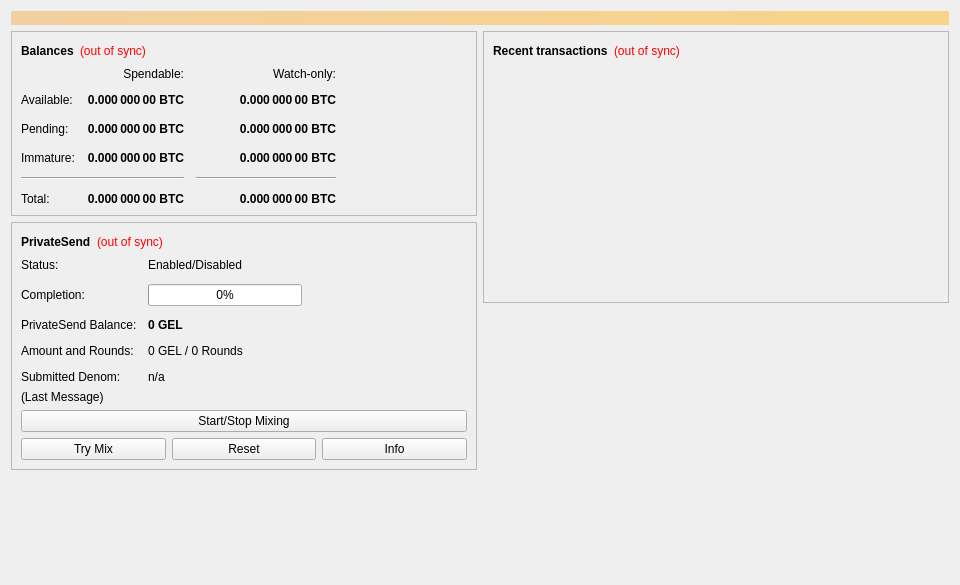
<?xml version="1.0" encoding="UTF-8"?>
<ui version="4.0">
 <class>OverviewPage</class>
 <widget class="QWidget" name="OverviewPage">
  <property name="geometry">
   <rect>
    <x>0</x>
    <y>0</y>
    <width>960</width>
    <height>585</height>
   </rect>
  </property>
  <property name="minimumSize">
   <size>
    <width>960</width>
    <height>0</height>
   </size>
  </property>
  <property name="windowTitle">
   <string>Form</string>
  </property>
  <layout class="QVBoxLayout" name="topLayout">
   <item>
    <widget class="QLabel" name="labelAlerts">
     <property name="visible">
      <bool>false</bool>
     </property>
     <property name="styleSheet">
      <string notr="true">QLabel { background-color: qlineargradient(x1: 0, y1: 0, x2: 1, y2: 0, stop:0 #F0D0A0, stop:1 #F8D488); color:#000000; }</string>
     </property>
     <property name="wordWrap">
      <bool>true</bool>
     </property>
     <property name="margin">
      <number>3</number>
     </property>
     <property name="textInteractionFlags">
      <set>Qt::TextSelectableByMouse</set>
     </property>
    </widget>
   </item>
   <item>
    <layout class="QHBoxLayout" name="horizontalLayout" stretch="1,1">
     <item>
      <layout class="QVBoxLayout" name="verticalLayout_2">
       <item>
        <widget class="QFrame" name="frame">
         <property name="frameShape">
          <enum>QFrame::StyledPanel</enum>
         </property>
         <property name="frameShadow">
          <enum>QFrame::Raised</enum>
         </property>
         <layout class="QVBoxLayout" name="verticalLayout_4">
          <item>
           <layout class="QHBoxLayout" name="horizontalLayout_4">
            <item>
             <widget class="QLabel" name="label_5">
              <property name="font">
               <font>
                <weight>75</weight>
                <bold>true</bold>
               </font>
              </property>
              <property name="text">
               <string>Balances</string>
              </property>
             </widget>
            </item>
            <item>
             <widget class="QLabel" name="labelWalletStatus">
              <property name="toolTip">
               <string>The displayed information may be out of date. Your wallet automatically synchronizes with the GelCoin network after a connection is established, but this process has not completed yet.</string>
              </property>
              <property name="styleSheet">
               <string notr="true">QLabel { color: red; }</string>
              </property>
              <property name="text">
               <string notr="true">(out of sync)</string>
              </property>
              <property name="alignment">
               <set>Qt::AlignLeading|Qt::AlignLeft|Qt::AlignVCenter</set>
              </property>
             </widget>
            </item>
            <item>
             <spacer name="horizontalSpacer_3">
              <property name="orientation">
               <enum>Qt::Horizontal</enum>
              </property>
              <property name="sizeHint" stdset="0">
               <size>
                <width>40</width>
                <height>20</height>
               </size>
              </property>
             </spacer>
            </item>
           </layout>
          </item>
          <item>
           <layout class="QGridLayout" name="gridLayout">
            <property name="spacing">
             <number>12</number>
            </property>
            <item row="2" column="2">
             <widget class="QLabel" name="labelWatchPending">
              <property name="font">
               <font>
                <weight>75</weight>
                <bold>true</bold>
               </font>
              </property>
              <property name="cursor">
               <cursorShape>IBeamCursor</cursorShape>
              </property>
              <property name="toolTip">
               <string>Unconfirmed transactions to watch-only addresses</string>
              </property>
              <property name="text">
               <string notr="true">0.000 000 00 BTC</string>
              </property>
              <property name="alignment">
               <set>Qt::AlignRight|Qt::AlignTrailing|Qt::AlignVCenter</set>
              </property>
              <property name="textInteractionFlags">
               <set>Qt::LinksAccessibleByMouse|Qt::TextSelectableByKeyboard|Qt::TextSelectableByMouse</set>
              </property>
             </widget>
            </item>
            <item row="2" column="1">
             <widget class="QLabel" name="labelUnconfirmed">
              <property name="font">
               <font>
                <weight>75</weight>
                <bold>true</bold>
               </font>
              </property>
              <property name="cursor">
               <cursorShape>IBeamCursor</cursorShape>
              </property>
              <property name="toolTip">
               <string>Total of transactions that have yet to be confirmed, and do not yet count toward the spendable balance</string>
              </property>
              <property name="text">
               <string notr="true">0.000 000 00 BTC</string>
              </property>
              <property name="alignment">
               <set>Qt::AlignRight|Qt::AlignTrailing|Qt::AlignVCenter</set>
              </property>
              <property name="textInteractionFlags">
               <set>Qt::LinksAccessibleByMouse|Qt::TextSelectableByKeyboard|Qt::TextSelectableByMouse</set>
              </property>
             </widget>
            </item>
            <item row="3" column="2">
             <widget class="QLabel" name="labelWatchImmature">
              <property name="font">
               <font>
                <weight>75</weight>
                <bold>true</bold>
               </font>
              </property>
              <property name="cursor">
               <cursorShape>IBeamCursor</cursorShape>
              </property>
              <property name="toolTip">
               <string>Mined balance in watch-only addresses that has not yet matured</string>
              </property>
              <property name="text">
               <string notr="true">0.000 000 00 BTC</string>
              </property>
              <property name="alignment">
               <set>Qt::AlignRight|Qt::AlignTrailing|Qt::AlignVCenter</set>
              </property>
              <property name="textInteractionFlags">
               <set>Qt::LinksAccessibleByMouse|Qt::TextSelectableByKeyboard|Qt::TextSelectableByMouse</set>
              </property>
             </widget>
            </item>
            <item row="4" column="0" colspan="2">
             <widget class="Line" name="lineSpendableBalance">
              <property name="orientation">
               <enum>Qt::Horizontal</enum>
              </property>
             </widget>
            </item>
            <item row="4" column="2">
             <widget class="Line" name="lineWatchBalance">
              <property name="sizePolicy">
               <sizepolicy hsizetype="Preferred" vsizetype="Fixed">
                <horstretch>0</horstretch>
                <verstretch>0</verstretch>
               </sizepolicy>
              </property>
              <property name="minimumSize">
               <size>
                <width>140</width>
                <height>0</height>
               </size>
              </property>
              <property name="orientation">
               <enum>Qt::Horizontal</enum>
              </property>
             </widget>
            </item>
            <item row="5" column="0">
             <widget class="QLabel" name="labelTotalText">
              <property name="text">
               <string>Total:</string>
              </property>
             </widget>
            </item>
            <item row="3" column="1">
             <widget class="QLabel" name="labelImmature">
              <property name="font">
               <font>
                <weight>75</weight>
                <bold>true</bold>
               </font>
              </property>
              <property name="cursor">
               <cursorShape>IBeamCursor</cursorShape>
              </property>
              <property name="toolTip">
               <string>Mined balance that has not yet matured</string>
              </property>
              <property name="text">
               <string notr="true">0.000 000 00 BTC</string>
              </property>
              <property name="alignment">
               <set>Qt::AlignRight|Qt::AlignTrailing|Qt::AlignVCenter</set>
              </property>
              <property name="textInteractionFlags">
               <set>Qt::LinksAccessibleByMouse|Qt::TextSelectableByKeyboard|Qt::TextSelectableByMouse</set>
              </property>
             </widget>
            </item>
            <item row="2" column="3">
             <spacer name="horizontalSpacer_2">
              <property name="orientation">
               <enum>Qt::Horizontal</enum>
              </property>
              <property name="sizeHint" stdset="0">
               <size>
                <width>40</width>
                <height>20</height>
               </size>
              </property>
             </spacer>
            </item>
            <item row="3" column="0">
             <widget class="QLabel" name="labelImmatureText">
              <property name="text">
               <string>Immature:</string>
              </property>
             </widget>
            </item>
            <item row="5" column="1">
             <widget class="QLabel" name="labelTotal">
              <property name="font">
               <font>
                <weight>75</weight>
                <bold>true</bold>
               </font>
              </property>
              <property name="cursor">
               <cursorShape>IBeamCursor</cursorShape>
              </property>
              <property name="toolTip">
               <string>Your current total balance</string>
              </property>
              <property name="text">
               <string notr="true">0.000 000 00 BTC</string>
              </property>
              <property name="alignment">
               <set>Qt::AlignRight|Qt::AlignTrailing|Qt::AlignVCenter</set>
              </property>
              <property name="textInteractionFlags">
               <set>Qt::LinksAccessibleByMouse|Qt::TextSelectableByKeyboard|Qt::TextSelectableByMouse</set>
              </property>
             </widget>
            </item>
            <item row="5" column="2">
             <widget class="QLabel" name="labelWatchTotal">
              <property name="font">
               <font>
                <weight>75</weight>
                <bold>true</bold>
               </font>
              </property>
              <property name="cursor">
               <cursorShape>IBeamCursor</cursorShape>
              </property>
              <property name="toolTip">
               <string>Current total balance in watch-only addresses</string>
              </property>
              <property name="text">
               <string notr="true">0.000 000 00 BTC</string>
              </property>
              <property name="alignment">
               <set>Qt::AlignRight|Qt::AlignTrailing|Qt::AlignVCenter</set>
              </property>
              <property name="textInteractionFlags">
               <set>Qt::LinksAccessibleByMouse|Qt::TextSelectableByKeyboard|Qt::TextSelectableByMouse</set>
              </property>
             </widget>
            </item>
            <item row="0" column="2">
             <widget class="QLabel" name="labelWatchonly">
              <property name="text">
               <string>Watch-only:</string>
              </property>
              <property name="alignment">
               <set>Qt::AlignRight|Qt::AlignTrailing|Qt::AlignVCenter</set>
              </property>
             </widget>
            </item>
            <item row="1" column="0">
             <widget class="QLabel" name="labelBalanceText">
              <property name="text">
               <string>Available:</string>
              </property>
             </widget>
            </item>
            <item row="1" column="1">
             <widget class="QLabel" name="labelBalance">
              <property name="font">
               <font>
                <weight>75</weight>
                <bold>true</bold>
               </font>
              </property>
              <property name="cursor">
               <cursorShape>IBeamCursor</cursorShape>
              </property>
              <property name="toolTip">
               <string>Your current spendable balance</string>
              </property>
              <property name="text">
               <string notr="true">0.000 000 00 BTC</string>
              </property>
              <property name="alignment">
               <set>Qt::AlignRight|Qt::AlignTrailing|Qt::AlignVCenter</set>
              </property>
              <property name="textInteractionFlags">
               <set>Qt::LinksAccessibleByMouse|Qt::TextSelectableByKeyboard|Qt::TextSelectableByMouse</set>
              </property>
             </widget>
            </item>
            <item row="1" column="2">
             <widget class="QLabel" name="labelWatchAvailable">
              <property name="font">
               <font>
                <weight>75</weight>
                <bold>true</bold>
               </font>
              </property>
              <property name="cursor">
               <cursorShape>IBeamCursor</cursorShape>
              </property>
              <property name="toolTip">
               <string>Your current balance in watch-only addresses</string>
              </property>
              <property name="text">
               <string notr="true">0.000 000 00 BTC</string>
              </property>
              <property name="alignment">
               <set>Qt::AlignRight|Qt::AlignTrailing|Qt::AlignVCenter</set>
              </property>
              <property name="textInteractionFlags">
               <set>Qt::LinksAccessibleByMouse|Qt::TextSelectableByKeyboard|Qt::TextSelectableByMouse</set>
              </property>
             </widget>
            </item>
            <item row="2" column="0">
             <widget class="QLabel" name="labelPendingText">
              <property name="text">
               <string>Pending:</string>
              </property>
             </widget>
            </item>
            <item row="0" column="1">
             <widget class="QLabel" name="labelSpendable">
              <property name="text">
               <string>Spendable:</string>
              </property>
              <property name="alignment">
               <set>Qt::AlignRight|Qt::AlignTrailing|Qt::AlignVCenter</set>
              </property>
             </widget>
            </item>
           </layout>
          </item>
         </layout>
        </widget>
       </item>
       <item>
        <widget class="QFrame" name="framePrivateSend">
         <property name="layoutDirection">
          <enum>Qt::LeftToRight</enum>
         </property>
         <property name="frameShape">
          <enum>QFrame::StyledPanel</enum>
         </property>
         <property name="frameShadow">
          <enum>QFrame::Raised</enum>
         </property>
         <layout class="QVBoxLayout" name="VerticalLayout_PS1">
          <item>
           <layout class="QHBoxLayout" name="horizontalLayout_5">
            <item>
             <widget class="QLabel" name="labelPrivateSendHeader">
              <property name="font">
               <font>
                <weight>75</weight>
                <bold>true</bold>
               </font>
              </property>
              <property name="text">
               <string>PrivateSend</string>
              </property>
             </widget>
            </item>
            <item>
             <widget class="QLabel" name="labelPrivateSendSyncStatus">
              <property name="toolTip">
               <string>The displayed information may be out of date. Your wallet automatically synchronizes with the GelCoin network after a connection is established, but this process has not completed yet.</string>
              </property>
              <property name="styleSheet">
               <string notr="true">QLabel { color: red; }</string>
              </property>
              <property name="text">
               <string notr="true">(out of sync)</string>
              </property>
              <property name="alignment">
               <set>Qt::AlignLeading|Qt::AlignLeft|Qt::AlignVCenter</set>
              </property>
             </widget>
            </item>
            <item>
             <spacer name="horizontalSpacer_4">
              <property name="orientation">
               <enum>Qt::Horizontal</enum>
              </property>
              <property name="sizeHint" stdset="0">
               <size>
                <width>40</width>
                <height>20</height>
               </size>
              </property>
             </spacer>
            </item>
           </layout>
          </item>
          <item>
           <layout class="QFormLayout" name="privateSendFormLayout">
            <property name="fieldGrowthPolicy">
             <enum>QFormLayout::AllNonFixedFieldsGrow</enum>
            </property>
            <property name="horizontalSpacing">
             <number>11</number>
            </property>
            <property name="verticalSpacing">
             <number>12</number>
            </property>
            <item row="0" column="0">
             <widget class="QLabel" name="labelPrivateSendEnabledText">
              <property name="text">
               <string>Status:</string>
              </property>
             </widget>
            </item>
            <item row="0" column="1">
             <widget class="QLabel" name="labelPrivateSendEnabled">
              <property name="text">
               <string>Enabled/Disabled</string>
              </property>
             </widget>
            </item>
            <item row="1" column="0">
             <widget class="QLabel" name="labelCompletitionText">
              <property name="text">
               <string>Completion:</string>
              </property>
             </widget>
            </item>
            <item row="1" column="1">
             <widget class="QProgressBar" name="privateSendProgress">
              <property name="maximumSize">
               <size>
                <width>154</width>
                <height>16777215</height>
               </size>
              </property>
              <property name="value">
               <number>0</number>
              </property>
             </widget>
            </item>
            <item row="2" column="0">
             <widget class="QLabel" name="labelAnonymizedText">
              <property name="text">
               <string>PrivateSend Balance:</string>
              </property>
             </widget>
            </item>
            <item row="2" column="1">
             <widget class="QLabel" name="labelAnonymized">
              <property name="font">
               <font>
                <weight>75</weight>
                <bold>true</bold>
               </font>
              </property>
              <property name="text">
               <string notr="true">0 GEL</string>
              </property>
             </widget>
            </item>
            <item row="3" column="0">
             <widget class="QLabel" name="labelAmountAndRoundsText">
              <property name="text">
               <string>Amount and Rounds:</string>
              </property>
             </widget>
            </item>
            <item row="3" column="1">
             <widget class="QLabel" name="labelAmountRounds">
              <property name="text">
               <string>0 GEL / 0 Rounds</string>
              </property>
             </widget>
            </item>
            <item row="4" column="0">
             <widget class="QLabel" name="labelSubmittedDenomText">
              <property name="text">
               <string>Submitted Denom:</string>
              </property>
             </widget>
            </item>
            <item row="4" column="1">
             <widget class="QLabel" name="labelSubmittedDenom">
              <property name="toolTip">
               <string>The denominations you submitted to the Masternode.&lt;br&gt;To mix, other users must submit the exact same denominations.</string>
              </property>
              <property name="text">
               <string>n/a</string>
              </property>
             </widget>
            </item>
           </layout>
          </item>
          <item>
           <layout class="QVBoxLayout" name="VerticalLayout_PS">
            <item>
             <widget class="QLabel" name="labelPrivateSendLastMessage">
              <property name="text">
               <string>(Last Message)</string>
              </property>
              <property name="alignment">
               <set>Qt::AlignLeading|Qt::AlignLeft|Qt::AlignTop</set>
              </property>
              <property name="wordWrap">
               <bool>true</bool>
              </property>
             </widget>
            </item>
            <item>
             <widget class="QPushButton" name="togglePrivateSend">
              <property name="sizePolicy">
               <sizepolicy hsizetype="MinimumExpanding" vsizetype="Fixed">
                <horstretch>0</horstretch>
                <verstretch>0</verstretch>
               </sizepolicy>
              </property>
              <property name="text">
               <string>Start/Stop Mixing</string>
              </property>
             </widget>
            </item>
            <item>
             <layout class="QHBoxLayout" name="horizontalLayout_debugbuttons">
              <item>
               <widget class="QPushButton" name="privateSendAuto">
                <property name="sizePolicy">
                 <sizepolicy hsizetype="MinimumExpanding" vsizetype="Fixed">
                  <horstretch>0</horstretch>
                  <verstretch>0</verstretch>
                 </sizepolicy>
                </property>
                <property name="toolTip">
                 <string>Try to manually submit a PrivateSend request.</string>
                </property>
                <property name="text">
                 <string>Try Mix</string>
                </property>
               </widget>
              </item>
              <item>
               <widget class="QPushButton" name="privateSendReset">
                <property name="sizePolicy">
                 <sizepolicy hsizetype="MinimumExpanding" vsizetype="Fixed">
                  <horstretch>0</horstretch>
                  <verstretch>0</verstretch>
                 </sizepolicy>
                </property>
                <property name="toolTip">
                 <string>Reset the current status of PrivateSend (can interrupt PrivateSend if it's in the process of Mixing, which can cost you money!)</string>
                </property>
                <property name="autoFillBackground">
                 <bool>false</bool>
                </property>
                <property name="text">
                 <string>Reset</string>
                </property>
               </widget>
              </item>
              <item>
               <widget class="QPushButton" name="privateSendInfo">
                <property name="sizePolicy">
                 <sizepolicy hsizetype="MinimumExpanding" vsizetype="Fixed">
                  <horstretch>0</horstretch>
                  <verstretch>0</verstretch>
                 </sizepolicy>
                </property>
                <property name="toolTip">
                 <string>Information about PrivateSend and Mixing</string>
                </property>
                <property name="text">
                 <string>Info</string>
                </property>
               </widget>
              </item>
             </layout>
            </item>
           </layout>
          </item>
         </layout>
        </widget>
       </item>
       <item>
        <spacer name="verticalSpacer">
         <property name="orientation">
          <enum>Qt::Vertical</enum>
         </property>
         <property name="sizeHint" stdset="0">
          <size>
           <width>20</width>
           <height>40</height>
          </size>
         </property>
        </spacer>
       </item>
      </layout>
     </item>
     <item>
      <layout class="QVBoxLayout" name="verticalLayout_3">
       <item>
        <widget class="QFrame" name="frame_2">
         <property name="frameShape">
          <enum>QFrame::StyledPanel</enum>
         </property>
         <property name="frameShadow">
          <enum>QFrame::Raised</enum>
         </property>
         <layout class="QVBoxLayout" name="verticalLayout">
          <item>
           <layout class="QHBoxLayout" name="horizontalLayout_2">
            <item>
             <widget class="QLabel" name="label_4">
              <property name="font">
               <font>
                <weight>75</weight>
                <bold>true</bold>
               </font>
              </property>
              <property name="text">
               <string>Recent transactions</string>
              </property>
             </widget>
            </item>
            <item>
             <widget class="QLabel" name="labelTransactionsStatus">
              <property name="toolTip">
               <string>The displayed information may be out of date. Your wallet automatically synchronizes with the GelCoin network after a connection is established, but this process has not completed yet.</string>
              </property>
              <property name="styleSheet">
               <string notr="true">QLabel { color: red; }</string>
              </property>
              <property name="text">
               <string notr="true">(out of sync)</string>
              </property>
              <property name="alignment">
               <set>Qt::AlignLeading|Qt::AlignLeft|Qt::AlignVCenter</set>
              </property>
             </widget>
            </item>
            <item>
             <spacer name="horizontalSpacer">
              <property name="orientation">
               <enum>Qt::Horizontal</enum>
              </property>
              <property name="sizeHint" stdset="0">
               <size>
                <width>40</width>
                <height>20</height>
               </size>
              </property>
             </spacer>
            </item>
           </layout>
          </item>
          <item>
           <widget class="QListView" name="listTransactions">
            <property name="styleSheet">
             <string notr="true">QListView { background: transparent; }</string>
            </property>
            <property name="frameShape">
             <enum>QFrame::NoFrame</enum>
            </property>
            <property name="verticalScrollBarPolicy">
             <enum>Qt::ScrollBarAlwaysOff</enum>
            </property>
            <property name="horizontalScrollBarPolicy">
             <enum>Qt::ScrollBarAlwaysOff</enum>
            </property>
            <property name="selectionMode">
             <enum>QAbstractItemView::NoSelection</enum>
            </property>
           </widget>
          </item>
         </layout>
        </widget>
       </item>
       <item>
        <spacer name="verticalSpacer_2">
         <property name="orientation">
          <enum>Qt::Vertical</enum>
         </property>
         <property name="sizeHint" stdset="0">
          <size>
           <width>20</width>
           <height>40</height>
          </size>
         </property>
        </spacer>
       </item>
      </layout>
     </item>
    </layout>
   </item>
  </layout>
 </widget>
 <resources/>
 <connections/>
</ui>
